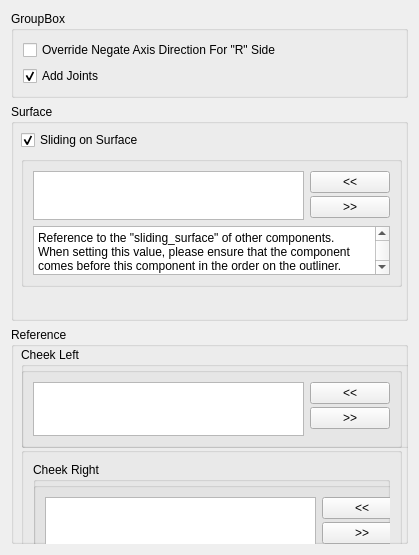
<?xml version="1.0" encoding="UTF-8"?>
<ui version="4.0">
 <class>Form</class>
 <widget class="QWidget" name="Form">
  <property name="geometry">
   <rect>
    <x>0</x>
    <y>0</y>
    <width>419</width>
    <height>555</height>
   </rect>
  </property>
  <property name="windowTitle">
   <string>Form</string>
  </property>
  <layout class="QGridLayout" name="gridLayout">
   <item row="1" column="0">
    <widget class="QGroupBox" name="groupBox_3">
     <property name="title">
      <string>Surface</string>
     </property>
     <widget class="QCheckBox" name="isSlidingSurface">
      <property name="geometry">
       <rect>
        <x>10</x>
        <y>26</y>
        <width>118</width>
        <height>20</height>
       </rect>
      </property>
      <property name="text">
       <string>Sliding on Surface</string>
      </property>
      <property name="checked">
       <bool>true</bool>
      </property>
      <property name="tristate">
       <bool>false</bool>
      </property>
     </widget>
     <widget class="QGroupBox" name="ikRefArray_groupBox">
      <property name="enabled">
       <bool>true</bool>
      </property>
      <property name="geometry">
       <rect>
        <x>10</x>
        <y>52</y>
        <width>381</width>
        <height>131</height>
       </rect>
      </property>
      <property name="maximumSize">
       <size>
        <width>16777215</width>
        <height>166</height>
       </size>
      </property>
      <property name="title">
       <string/>
      </property>
      <property name="flat">
       <bool>false</bool>
      </property>
      <layout class="QGridLayout" name="gridLayout_7" rowstretch="0,0,0" columnstretch="0">
       <property name="sizeConstraint">
        <enum>QLayout::SetMaximumSize</enum>
       </property>
       <item row="1" column="0">
        <layout class="QHBoxLayout" name="ikRefArray_horizontalLayout_4">
         <item>
          <layout class="QVBoxLayout" name="ikRefArray_verticalLayout_7">
           <item>
            <widget class="QListWidget" name="surfaceReference_listWidget">
             <property name="autoScroll">
              <bool>false</bool>
             </property>
             <property name="showDropIndicator" stdset="0">
              <bool>false</bool>
             </property>
             <property name="dragDropOverwriteMode">
              <bool>false</bool>
             </property>
             <property name="dragDropMode">
              <enum>QAbstractItemView::NoDragDrop</enum>
             </property>
             <property name="defaultDropAction">
              <enum>Qt::CopyAction</enum>
             </property>
             <property name="alternatingRowColors">
              <bool>true</bool>
             </property>
             <property name="selectionMode">
              <enum>QAbstractItemView::ExtendedSelection</enum>
             </property>
             <property name="gridSize">
              <size>
               <width>0</width>
               <height>0</height>
              </size>
             </property>
             <property name="viewMode">
              <enum>QListView::ListMode</enum>
             </property>
             <property name="selectionRectVisible">
              <bool>false</bool>
             </property>
             <property name="currentRow">
              <number>-1</number>
             </property>
            </widget>
           </item>
          </layout>
         </item>
         <item>
          <layout class="QVBoxLayout" name="ikRefArray_verticalLayout_8">
           <property name="spacing">
            <number>3</number>
           </property>
           <item>
            <widget class="QPushButton" name="surfaceReferenceAdd_pushButton">
             <property name="text">
              <string>&lt;&lt;</string>
             </property>
            </widget>
           </item>
           <item>
            <widget class="QPushButton" name="surfaceReferenceRemove_pushButton">
             <property name="text">
              <string>&gt;&gt;</string>
             </property>
            </widget>
           </item>
           <item>
            <spacer name="ikRefArray_verticalSpacer_4">
             <property name="orientation">
              <enum>Qt::Vertical</enum>
             </property>
             <property name="sizeHint" stdset="0">
              <size>
               <width>20</width>
               <height>20</height>
              </size>
             </property>
            </spacer>
           </item>
          </layout>
         </item>
        </layout>
       </item>
       <item row="2" column="0">
        <widget class="QTextEdit" name="textEdit">
         <property name="maximumSize">
          <size>
           <width>16777215</width>
           <height>66</height>
          </size>
         </property>
         <property name="focusPolicy">
          <enum>Qt::NoFocus</enum>
         </property>
         <property name="contextMenuPolicy">
          <enum>Qt::NoContextMenu</enum>
         </property>
         <property name="acceptDrops">
          <bool>false</bool>
         </property>
         <property name="readOnly">
          <bool>true</bool>
         </property>
         <property name="html">
          <string>&lt;!DOCTYPE HTML PUBLIC &quot;-//W3C//DTD HTML 4.0//EN&quot; &quot;http://www.w3.org/TR/REC-html40/strict.dtd&quot;&gt;
&lt;html&gt;&lt;head&gt;&lt;meta name=&quot;qrichtext&quot; content=&quot;1&quot; /&gt;&lt;meta charset=&quot;utf-8&quot; /&gt;&lt;style type=&quot;text/css&quot;&gt;
p, li { white-space: pre-wrap; }
hr { height: 1px; border-width: 0; }
li.unchecked::marker { content: &quot;\2610&quot;; }
li.checked::marker { content: &quot;\2612&quot;; }
&lt;/style&gt;&lt;/head&gt;&lt;body style=&quot; font-family:'Segoe UI'; font-size:9pt; font-weight:400; font-style:normal;&quot;&gt;
&lt;p style=&quot; margin-top:0px; margin-bottom:0px; margin-left:0px; margin-right:0px; -qt-block-indent:0; text-indent:0px;&quot;&gt;Reference to the &amp;quot;sliding_surface&amp;quot; of other components.&lt;/p&gt;
&lt;p style=&quot; margin-top:0px; margin-bottom:0px; margin-left:0px; margin-right:0px; -qt-block-indent:0; text-indent:0px;&quot;&gt;When setting this value, please ensure that the component comes before this component in the order on the outliner.&lt;/p&gt;&lt;/body&gt;&lt;/html&gt;</string>
         </property>
        </widget>
       </item>
      </layout>
     </widget>
    </widget>
   </item>
   <item row="2" column="0">
    <widget class="QGroupBox" name="groupBox_4">
     <property name="title">
      <string>Reference</string>
     </property>
     <widget class="QGroupBox" name="groupBox_2">
      <property name="geometry">
       <rect>
        <x>10</x>
        <y>20</y>
        <width>391</width>
        <height>101</height>
       </rect>
      </property>
      <property name="title">
       <string>Cheek Left</string>
      </property>
      <widget class="QGroupBox" name="ikRefArray_groupBox_3">
       <property name="enabled">
        <bool>true</bool>
       </property>
       <property name="geometry">
        <rect>
         <x>0</x>
         <y>20</y>
         <width>381</width>
         <height>81</height>
        </rect>
       </property>
       <property name="maximumSize">
        <size>
         <width>16777215</width>
         <height>166</height>
        </size>
       </property>
       <property name="title">
        <string/>
       </property>
       <property name="flat">
        <bool>false</bool>
       </property>
       <layout class="QGridLayout" name="gridLayout_9" rowstretch="0,0" columnstretch="0">
        <property name="sizeConstraint">
         <enum>QLayout::SetMaximumSize</enum>
        </property>
        <item row="1" column="0">
         <layout class="QHBoxLayout" name="ikRefArray_horizontalLayout_6">
          <item>
           <layout class="QVBoxLayout" name="ikRefArray_verticalLayout_11">
            <item>
             <widget class="QListWidget" name="cheekLeftReference_listWidget">
              <property name="autoScroll">
               <bool>false</bool>
              </property>
              <property name="showDropIndicator" stdset="0">
               <bool>false</bool>
              </property>
              <property name="dragDropOverwriteMode">
               <bool>false</bool>
              </property>
              <property name="dragDropMode">
               <enum>QAbstractItemView::NoDragDrop</enum>
              </property>
              <property name="defaultDropAction">
               <enum>Qt::CopyAction</enum>
              </property>
              <property name="alternatingRowColors">
               <bool>true</bool>
              </property>
              <property name="selectionMode">
               <enum>QAbstractItemView::ExtendedSelection</enum>
              </property>
              <property name="gridSize">
               <size>
                <width>0</width>
                <height>0</height>
               </size>
              </property>
              <property name="viewMode">
               <enum>QListView::ListMode</enum>
              </property>
              <property name="selectionRectVisible">
               <bool>false</bool>
              </property>
              <property name="currentRow">
               <number>-1</number>
              </property>
             </widget>
            </item>
           </layout>
          </item>
          <item>
           <layout class="QVBoxLayout" name="ikRefArray_verticalLayout_12">
            <property name="spacing">
             <number>3</number>
            </property>
            <item>
             <widget class="QPushButton" name="cheekLeftReferenceAdd_pushButton">
              <property name="text">
               <string>&lt;&lt;</string>
              </property>
             </widget>
            </item>
            <item>
             <widget class="QPushButton" name="cheekLeftReferenceRemove_pushButton">
              <property name="text">
               <string>&gt;&gt;</string>
              </property>
             </widget>
            </item>
            <item>
             <spacer name="ikRefArray_verticalSpacer_6">
              <property name="orientation">
               <enum>Qt::Vertical</enum>
              </property>
              <property name="sizeHint" stdset="0">
               <size>
                <width>20</width>
                <height>20</height>
               </size>
              </property>
             </spacer>
            </item>
           </layout>
          </item>
         </layout>
        </item>
       </layout>
      </widget>
     </widget>
     <widget class="QGroupBox" name="ikRefArray_groupBox_4">
      <property name="enabled">
       <bool>true</bool>
      </property>
      <property name="geometry">
       <rect>
        <x>10</x>
        <y>120</y>
        <width>381</width>
        <height>111</height>
       </rect>
      </property>
      <property name="maximumSize">
       <size>
        <width>16777215</width>
        <height>166</height>
       </size>
      </property>
      <property name="title">
       <string/>
      </property>
      <property name="flat">
       <bool>false</bool>
      </property>
      <layout class="QGridLayout" name="gridLayout_10" rowstretch="0" columnstretch="0">
       <property name="sizeConstraint">
        <enum>QLayout::SetMaximumSize</enum>
       </property>
       <item row="0" column="0">
        <widget class="QGroupBox" name="groupBox_5">
         <property name="title">
          <string>Cheek Right</string>
         </property>
         <widget class="QGroupBox" name="ikRefArray_groupBox_5">
          <property name="enabled">
           <bool>true</bool>
          </property>
          <property name="geometry">
           <rect>
            <x>0</x>
            <y>20</y>
            <width>381</width>
            <height>81</height>
           </rect>
          </property>
          <property name="maximumSize">
           <size>
            <width>16777215</width>
            <height>166</height>
           </size>
          </property>
          <property name="title">
           <string/>
          </property>
          <property name="flat">
           <bool>false</bool>
          </property>
          <layout class="QGridLayout" name="gridLayout_11" rowstretch="0,0" columnstretch="0">
           <property name="sizeConstraint">
            <enum>QLayout::SetMaximumSize</enum>
           </property>
           <item row="1" column="0">
            <layout class="QHBoxLayout" name="ikRefArray_horizontalLayout_7">
             <item>
              <layout class="QVBoxLayout" name="ikRefArray_verticalLayout_13">
               <item>
                <widget class="QListWidget" name="cheekRightReference_listWidget">
                 <property name="autoScroll">
                  <bool>false</bool>
                 </property>
                 <property name="showDropIndicator" stdset="0">
                  <bool>false</bool>
                 </property>
                 <property name="dragDropOverwriteMode">
                  <bool>false</bool>
                 </property>
                 <property name="dragDropMode">
                  <enum>QAbstractItemView::NoDragDrop</enum>
                 </property>
                 <property name="defaultDropAction">
                  <enum>Qt::CopyAction</enum>
                 </property>
                 <property name="alternatingRowColors">
                  <bool>true</bool>
                 </property>
                 <property name="selectionMode">
                  <enum>QAbstractItemView::ExtendedSelection</enum>
                 </property>
                 <property name="gridSize">
                  <size>
                   <width>0</width>
                   <height>0</height>
                  </size>
                 </property>
                 <property name="viewMode">
                  <enum>QListView::ListMode</enum>
                 </property>
                 <property name="selectionRectVisible">
                  <bool>false</bool>
                 </property>
                 <property name="currentRow">
                  <number>-1</number>
                 </property>
                </widget>
               </item>
              </layout>
             </item>
             <item>
              <layout class="QVBoxLayout" name="ikRefArray_verticalLayout_14">
               <property name="spacing">
                <number>3</number>
               </property>
               <item>
                <widget class="QPushButton" name="cheekRightReferenceAdd_pushButton">
                 <property name="text">
                  <string>&lt;&lt;</string>
                 </property>
                </widget>
               </item>
               <item>
                <widget class="QPushButton" name="cheekRightReferenceRemove_pushButton">
                 <property name="text">
                  <string>&gt;&gt;</string>
                 </property>
                </widget>
               </item>
               <item>
                <spacer name="ikRefArray_verticalSpacer_7">
                 <property name="orientation">
                  <enum>Qt::Vertical</enum>
                 </property>
                 <property name="sizeHint" stdset="0">
                  <size>
                   <width>20</width>
                   <height>20</height>
                  </size>
                 </property>
                </spacer>
               </item>
              </layout>
             </item>
            </layout>
           </item>
          </layout>
         </widget>
        </widget>
       </item>
      </layout>
     </widget>
    </widget>
   </item>
   <item row="0" column="0">
    <widget class="QGroupBox" name="groupBox">
     <property name="sizePolicy">
      <sizepolicy hsizetype="Preferred" vsizetype="Fixed">
       <horstretch>0</horstretch>
       <verstretch>0</verstretch>
      </sizepolicy>
     </property>
     <property name="title">
      <string>GroupBox</string>
     </property>
     <layout class="QHBoxLayout" name="horizontalLayout_2" stretch="0">
      <item>
       <layout class="QVBoxLayout" name="verticalLayout_3">
        <item>
         <widget class="QCheckBox" name="overrideNegate_checkBox">
          <property name="text">
           <string notr="true">Override Negate Axis Direction For &quot;R&quot; Side</string>
          </property>
         </widget>
        </item>
        <item>
         <widget class="QCheckBox" name="addJoints_checkBox">
          <property name="text">
           <string notr="true">Add Joints</string>
          </property>
          <property name="checked">
           <bool>true</bool>
          </property>
         </widget>
        </item>
       </layout>
      </item>
     </layout>
    </widget>
   </item>
  </layout>
 </widget>
 <resources/>
 <connections/>
</ui>
